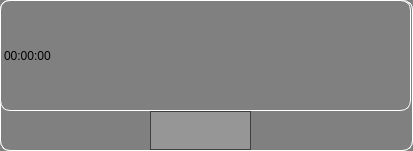
<?xml version="1.0" encoding="UTF-8"?>
<ui version="4.0">
 <class>MainWindow</class>
 <widget class="QMainWindow" name="MainWindow">
  <property name="geometry">
   <rect>
    <x>0</x>
    <y>0</y>
    <width>413</width>
    <height>151</height>
   </rect>
  </property>
  <property name="windowTitle">
   <string>MainWindow</string>
  </property>
  <property name="styleSheet">
   <string notr="true">    background:gray;
    border-top:1px solid white;
    border-bottom:1px solid white;
    border-left:1px solid white;
    border-right:1px solid white;
    border-top-left-radius:10px;
    border-bottom-left-radius:10px;
    border-top-right-radius:10px;
    border-bottom-right-radius:10px;</string>
  </property>
  <widget class="QWidget" name="centralwidget">
   <property name="styleSheet">
    <string notr="true"/>
   </property>
   <widget class="QLabel" name="label">
    <property name="geometry">
     <rect>
      <x>0</x>
      <y>0</y>
      <width>411</width>
      <height>111</height>
     </rect>
    </property>
    <property name="text">
     <string>00:00:00</string>
    </property>
    <property name="textFormat">
     <enum>Qt::AutoText</enum>
    </property>
    <property name="scaledContents">
     <bool>false</bool>
    </property>
   </widget>
   <widget class="QPushButton" name="pushButton">
    <property name="geometry">
     <rect>
      <x>150</x>
      <y>111</y>
      <width>101</width>
      <height>39</height>
     </rect>
    </property>
    <property name="styleSheet">
     <string notr="true">color: rgb(255, 255, 255);
background-color: rgb(150, 150, 150);
border-style:none;
border:1px solid #3f3f3f; 

padding:5px;
min-height:20px;
border-radius:35px;</string>
    </property>
    <property name="text">
     <string/>
    </property>
   </widget>
  </widget>
 </widget>
 <resources/>
 <connections/>
</ui>
